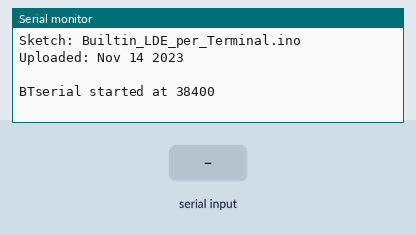
This sketch was run on a simulated Arduino Uno, built with avr-gcc and run on an emulated ATmega328P. Parts: the last lines printed to the serial monitor. The test bench sets the inputs (shaded band).

Above: at 1.2 s.
1.3 s: "1\n" received over Serial
At 2.3 s:
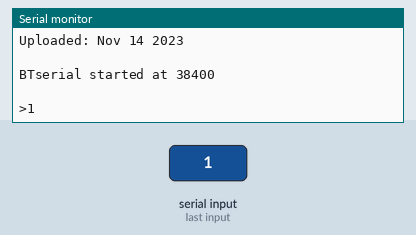
2.8 s: "1\n" received over the second serial link
At 3.5 s:
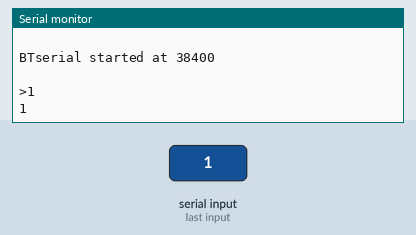
4.3 s: byte 10 (10) received over Serial
At 4.6 s:
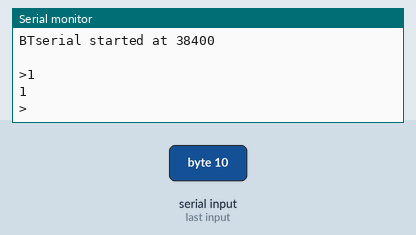
5.8 s: "0\n" received over Serial
At 7.0 s:
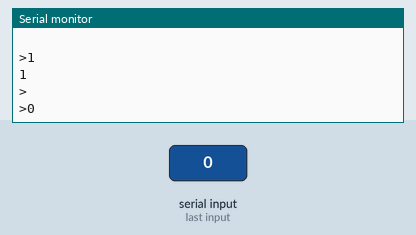
7.3 s: "0\n" received over the second serial link
At 8.1 s:
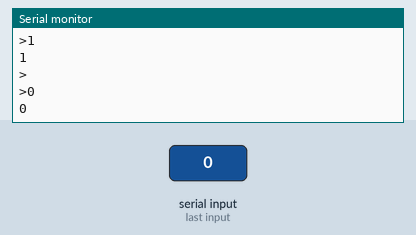

The sketch:

Builtin_LDE_per_Terminal.ino
```cpp
#include <SoftwareSerial.h>
SoftwareSerial BTserial(10, 9); // RX, TX

char c=' ';
boolean NL = true;

void setup()
{
 Serial.begin(9600);
 Serial.print("Sketch: "); Serial.println(__FILE__);
 Serial.print("Uploaded: "); Serial.println(__DATE__);
 Serial.println(" ");

 BTserial.begin(38400);
 Serial.println("BTserial started at 38400");
 Serial.println(" ");
}

void loop()
{
 if (BTserial.available())
 {
 c = BTserial.read();
  Serial.write(c);
 }
 if (Serial.available())
 {
 c = Serial.read();
 BTserial.write(c);

 if (NL) { Serial.print(">"); NL = false; }
 Serial.write(c);
 if (c==10) { NL = true; }
 }
}
```

Measured:
- after the input at 1.3 s, the serial monitor: prints a new line at once (image 1)
- after the input at 2.8 s, the serial monitor: prints a new line at once (image 2)
- after the input at 4.3 s, the serial monitor: prints a new line at once (image 3)
- after the input at 5.8 s, the serial monitor: prints a new line at once (image 4)
- after the input at 7.3 s, the serial monitor: prints a new line at once (image 5)
